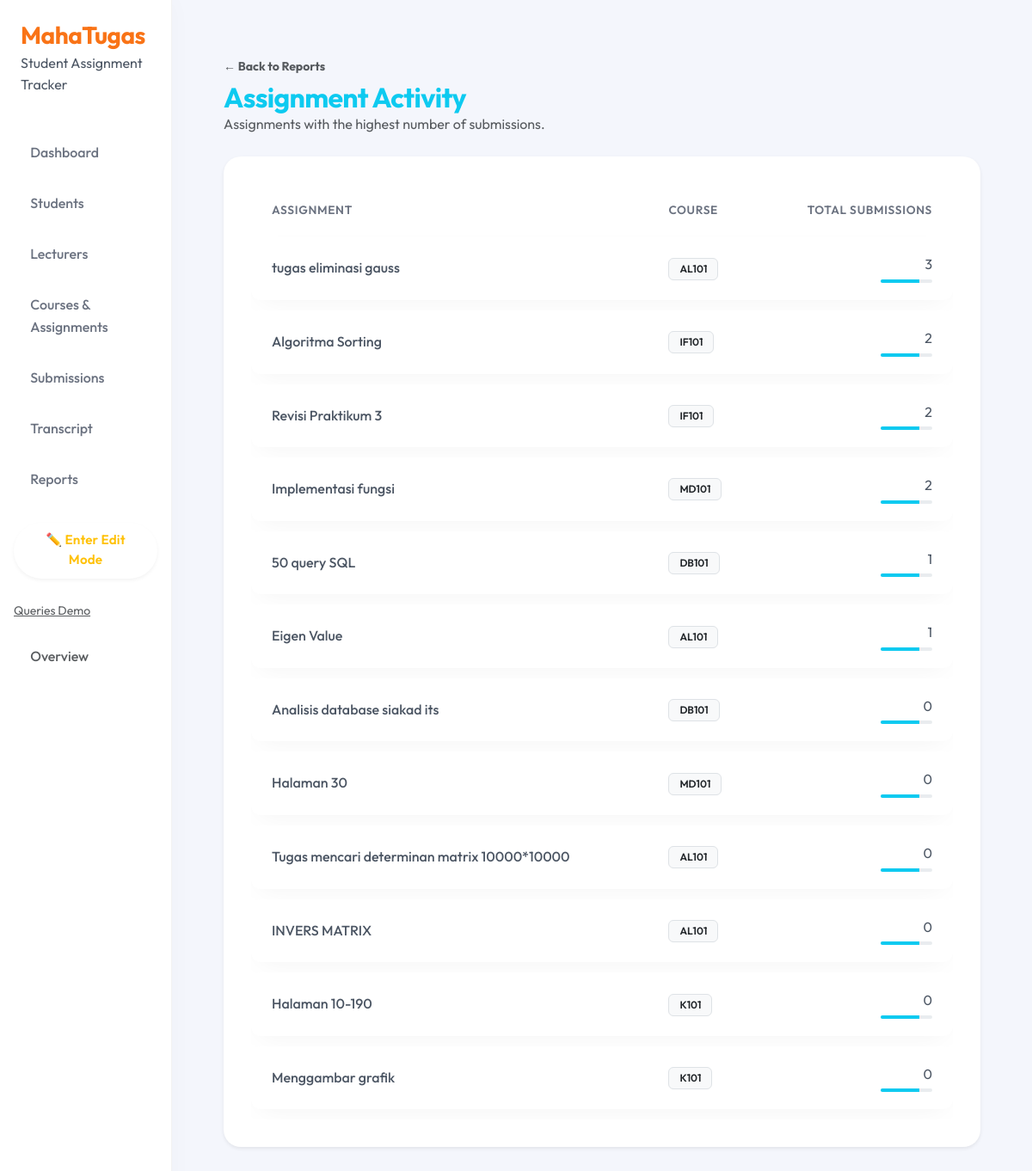
/reports/assignment-popularity/, run on the app's committed database.
### tracker/models.py (models this page shows, shortened)
class Assignment(models.Model):
    assignment_id = models.AutoField(primary_key=True)
    course = models.ForeignKey(
        Course,
        on_delete=models.CASCADE,
        related_name='assignments'
    )
    title = models.CharField(max_length=200)
    description = models.TextField(blank=True, null=True)
    due_date = models.DateTimeField()
    max_score = models.IntegerField(default=100)

class Course(models.Model):
    course_id = models.AutoField(primary_key=True)
    course_code = models.CharField(max_length=20)
    course_name = models.CharField(max_length=200)
    semester = models.IntegerField()
    lecturer = models.ForeignKey(
        Lecturer,
        on_delete=models.CASCADE,
        related_name='courses'
    )

### tracker/views.py (the view)
# urls.py: path('reports/assignment-popularity/', views.report_assignment_popularity, name='report_assignment_popularity'),
def report_assignment_popularity(request):
    data = Assignment.objects.annotate(total=Count("submissions")).order_by("-total")
    return render(request, "tracker/reports/assignment_popularity.html", {"data": data})

### tracker/templates/tracker/reports/assignment_popularity.html
{% extends "tracker/base.html" %}
{% block content %}
<div class="container py-4">
    <div class="d-flex justify-content-between align-items-center mb-4">
        <div>
            <a href="{% url 'report_menu' %}" class="text-decoration-none text-muted small fw-bold">
                ← Back to Reports
            </a>
            <h2 class="mt-1 mb-0 text-info fw-bold">Assignment Activity</h2>
            <p class="text-muted mb-0">Assignments with the highest number of submissions.</p>
        </div>
    </div>
    <div class="card border-0 shadow-sm overflow-hidden">
        <div class="card-body p-0">
            <div class="table-responsive">
                <table class="table table-hover align-middle mb-0">
                    <thead class="table-light">
                        <tr class="text-uppercase small text-muted fw-bold">
                            <th class="ps-4">Assignment</th>
                            <th>Course</th>
                            <th class="text-end pe-4">Total Submissions</th>
                        </tr>
                    </thead>
                    <tbody>
                        {% for a in data %}
                        <tr>
                            <td class="ps-4 fw-medium">{{ a.title }}</td>
                            <td>
                                <span class="badge bg-light text-dark border">{{ a.course.course_code }}</span>
                            </td>
                            <td class="text-end pe-4">
                                {{ a.total }}
                                <div class="progress mt-1" style="height: 4px; width: 60px; margin-left: auto;">
                                    <div class="progress-bar bg-info" role="progressbar" style="width: 75%"
                                        aria-valuenow="75" aria-valuemin="0" aria-valuemax="100"></div>
                                </div>
                            </td>
                        </tr>
                        {% empty %}
                        <tr>
                            <td colspan="3" class="text-center py-5 text-muted">No popularity data available.</td>
                        </tr>
                        {% endfor %}
                    </tbody>
                </table>
            </div>
        </div>
    </div>
</div>
{% endblock %}

### static/tracker/css/comfy.css (style rules this page uses)
:root { --bg-color: #f4f6fc; --surface-color: #ffffff; --text-primary: #4b5563; --text-secondary: #6b7280; --accent-color: #f97316; --accent-hover: #ea580c; --success-soft: #d1fae5; --success-text: #065f46; --warning-soft: #fef3c7; --warning-text: #92400e; --radius-lg: 20px; --radius-md: 12px; --shadow-soft: 0 10px 30px -10px rgba(0, 0, 0, 0.05); --shadow-hover: 0 20px 40px -10px rgba(0, 0, 0, 0.1); --transition-fast: all 0.2s cubic-bezier(0.4, 0, 0.2, 1); --animation-fade-up: fadeInUp 0.5s ease-out forwards; }
body { background-color: var(--bg-color); color: var(--text-primary); font-family: 'Outfit', sans-serif; line-height: 1.6; }
.card, .container, .container-fluid { border: none; }
.card { background: var(--surface-color); border-radius: var(--radius-lg); box-shadow: var(--shadow-soft); padding: 2rem; margin-bottom: 2rem; transition: var(--transition-fast); }
h1, h2, h3, h4, h5, h6 { color: #1f2937; font-weight: 700; letter-spacing: -0.02em; margin-bottom: 1rem; }
h2 { font-size: 2rem; }
.table { border-collapse: separate; border-spacing: 0 0.8rem; background: transparent; }
.table thead th { background: transparent; color: var(--text-secondary); font-weight: 600; font-size: 0.85rem; text-transform: uppercase; letter-spacing: 0.05em; border: none; padding-left: 1.5rem; }
.table tbody tr { background: var(--surface-color); box-shadow: var(--shadow-soft); border-radius: var(--radius-md); transition: var(--transition-fast); }
.table td { border: none; padding: 1.25rem 1.5rem; vertical-align: middle; color: var(--text-primary); }
.table td:first-child { border-top-left-radius: var(--radius-md); border-bottom-left-radius: var(--radius-md); }
.table td:last-child { border-top-right-radius: var(--radius-md); border-bottom-right-radius: var(--radius-md); }
.badge { padding: 0.5em 1em; border-radius: 6px; font-weight: 600; font-size: 0.75rem; }

### data on the page
Assignment: title "tugas eliminasi gauss", course.course_code "AL101", total "3"
Assignment: title "Algoritma Sorting", course.course_code "IF101", total "2"
Assignment: title "Revisi Praktikum 3", course.course_code "IF101", total "2"
Assignment: title "Implementasi fungsi", course.course_code "MD101", total "2"
Assignment: title "50 query SQL", course.course_code "DB101", total "1"
Assignment: title "Eigen Value", course.course_code "AL101", total "1"
Assignment: title "Analisis database siakad its", course.course_code "DB101", total "0"
Assignment: title "Halaman 30", course.course_code "MD101", total "0"
Assignment: title "Tugas mencari determinan matrix 10000*10000", course.course_code "AL101", total "0"
Assignment: title "INVERS MATRIX", course.course_code "AL101", total "0"
Assignment: title "Halaman 10-190", course.course_code "K101", total "0"
Assignment: title "Menggambar grafik", course.course_code "K101", total "0"
